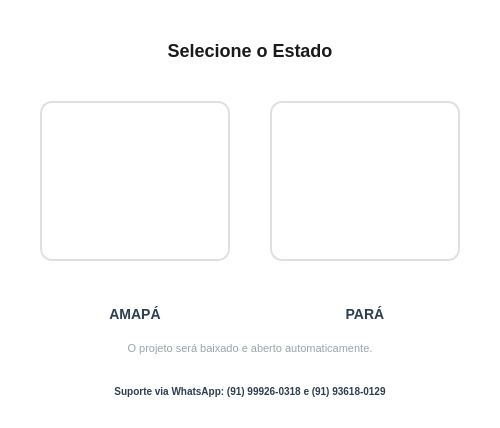
<?xml version="1.0" encoding="UTF-8"?>
<ui version="4.0">
 <class>StateSelectionForm</class>
 <widget class="QDialog" name="StateSelectionForm">
  <property name="geometry">
   <rect>
    <x>0</x>
    <y>0</y>
    <width>500</width>
    <height>400</height>
   </rect>
  </property>
  <property name="windowTitle">
   <string>GeoNexus - Seleção de Estado</string>
  </property>
  <property name="styleSheet">
   <string notr="true">
    QDialog {
        background-color: #ffffff;
    }
    QLabel#titleLabel {
        color: #1a1a1a;
        font-size: 18px;
        font-weight: bold;
    }
    QPushButton#btnAmapa, QPushButton#btnPara {
        background-color: #ffffff;
        border: 2px solid #e0e0e0;
        border-radius: 12px;
        padding: 10px;
    }
    QPushButton#btnAmapa:hover, QPushButton#btnPara:hover {
        background-color: #f5f5f5;
        border: 2px solid #1a5a96;
    }
    QLabel#labelAmapa, QLabel#labelPara {
        color: #2c3e50;
        font-size: 14px;
        font-weight: bold;
        margin-top: 5px;
    }
    QLabel#infoLabel {
        color: #95a5a6;
        font-size: 11px;
    }
   </string>
  </property>
  <layout class="QVBoxLayout" name="verticalLayout">
   <property name="spacing">
    <number>20</number>
   </property>
   <property name="leftMargin">
    <number>40</number>
   </property>
   <property name="topMargin">
    <number>40</number>
   </property>
   <property name="rightMargin">
    <number>40</number>
   </property>
   <property name="bottomMargin">
    <number>30</number>
   </property>
   <item>
    <widget class="QLabel" name="titleLabel">
     <property name="text">
      <string>Selecione o Estado</string>
     </property>
     <property name="alignment">
      <set>Qt::AlignCenter</set>
     </property>
    </widget>
   </item>
   <item>
    <spacer name="verticalSpacer_top">
     <property name="orientation">
      <enum>Qt::Vertical</enum>
     </property>
     <property name="sizeType">
      <enum>QSizePolicy::Fixed</enum>
     </property>
     <property name="sizeHint" stdset="0">
      <size>
       <width>20</width>
       <height>20</height>
      </size>
     </property>
    </spacer>
   </item>
   <item>
    <layout class="QHBoxLayout" name="horizontalLayoutStates">
     <property name="spacing">
      <number>40</number>
     </property>
     <item>
      <layout class="QVBoxLayout" name="layoutAmapa">
       <item>
        <widget class="QPushButton" name="btnAmapa">
         <property name="minimumSize">
          <size>
           <width>160</width>
           <height>160</height>
          </size>
         </property>
         <property name="cursor">
          <cursorShape>PointingHandCursor</cursorShape>
         </property>
         <property name="text">
          <string/>
         </property>
         <property name="iconSize">
          <size>
           <width>130</width>
           <height>130</height>
          </size>
         </property>
        </widget>
       </item>
       <item>
        <widget class="QLabel" name="labelAmapa">
         <property name="text">
          <string>AMAPÁ</string>
         </property>
         <property name="alignment">
          <set>Qt::AlignCenter</set>
         </property>
        </widget>
       </item>
      </layout>
     </item>
     <item>
      <layout class="QVBoxLayout" name="layoutPara">
       <item>
        <widget class="QPushButton" name="btnPara">
         <property name="minimumSize">
          <size>
           <width>160</width>
           <height>160</height>
          </size>
         </property>
         <property name="cursor">
          <cursorShape>PointingHandCursor</cursorShape>
         </property>
         <property name="text">
          <string/>
         </property>
         <property name="iconSize">
          <size>
           <width>130</width>
           <height>130</height>
          </size>
         </property>
        </widget>
       </item>
       <item>
        <widget class="QLabel" name="labelPara">
         <property name="text">
          <string>PARÁ</string>
         </property>
         <property name="alignment">
          <set>Qt::AlignCenter</set>
         </property>
        </widget>
       </item>
      </layout>
     </item>
    </layout>
   </item>
   <item>
    <spacer name="verticalSpacer_bottom">
     <property name="orientation">
      <enum>Qt::Vertical</enum>
     </property>
     <property name="sizeHint" stdset="0">
      <size>
       <width>20</width>
       <height>40</height>
      </size>
     </property>
    </spacer>
   </item>
   <item>
    <widget class="QLabel" name="infoLabel">
     <property name="text">
      <string>O projeto será baixado e aberto automaticamente.</string>
     </property>
     <property name="alignment">
      <set>Qt::AlignCenter</set>
     </property>
    </widget>
   </item>
   <item>
    <widget class="QLabel" name="supportLabel">
     <property name="styleSheet">
      <string notr="true">
        color: #2c3e50;
        font-size: 10px;
        font-weight: bold;
        margin-top: 10px;
      </string>
     </property>
     <property name="text">
      <string>Suporte via WhatsApp: (91) 99926-0318 e (91) 93618-0129</string>
     </property>
     <property name="alignment">
      <set>Qt::AlignCenter</set>
     </property>
    </widget>
   </item>
  </layout>
 </widget>
 <resources/>
 <connections/>
</ui>
